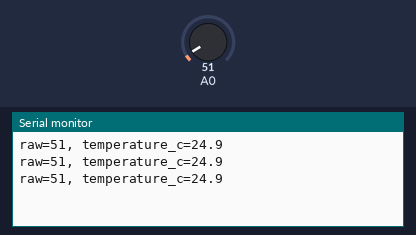
Simulated run of this sketch. Board: Arduino Uno, built with avr-gcc and run on an emulated ATmega328P. Shown: the last lines printed to the serial monitor. Inputs (shaded band) come from the test bench; at power-on: A0 = 51.

Above: at 1.3 s.
1.4 s: A0 set to 61
At 1.9 s:
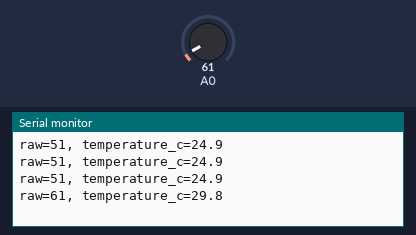
2.9 s: A0 set to 71
At 3.4 s:
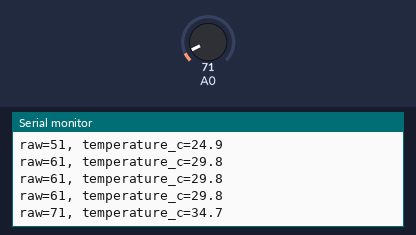
Timing chart, 0 to 5.9 s (numbered marks = the images above; inputs shaded):
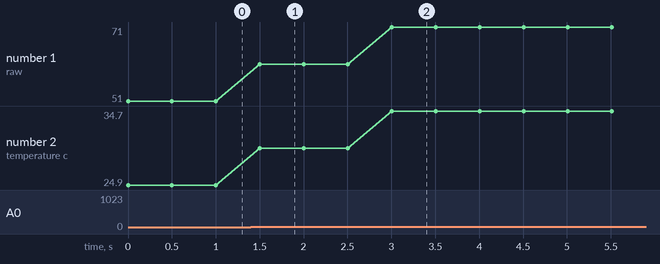

Measured:
- after the input at 1.4 s, the serial monitor: prints a new line after 0.10 s (image 1)
- after the input at 2.9 s, the serial monitor: prints a new line after 0.10 s (image 2)
- plotted number 1: 51 → 61 after the input at 1.4 s, 61 → 71 after the input at 2.9 s
- plotted number 2: 24.9 → 29.8 after the input at 1.4 s, 29.8 → 34.7 after the input at 2.9 s

The sketch:

K10.ino
```cpp
// LM35DZ · 전압을 섭씨로
// 보드: Arduino Uno / 시리얼 모니터: 9600 baud
// USB를 뽑고 배선한 뒤, 아래 연결표와 코드의 핀 번호를 대조하세요.

void setup() { Serial.begin(9600); }
void loop() {
  int raw = analogRead(A0); // 0~1023의 ADC 값
  float volts = raw * (5.0 / 1023.0); // 기준전압을 5.0V로 두는 근삿값
  float celsius = volts * 100.0; // 10mV/°C = 0.01V/°C
  Serial.print("raw="); Serial.print(raw);
  Serial.print(", temperature_c="); Serial.println(celsius, 1);
  delay(500);
}
```
